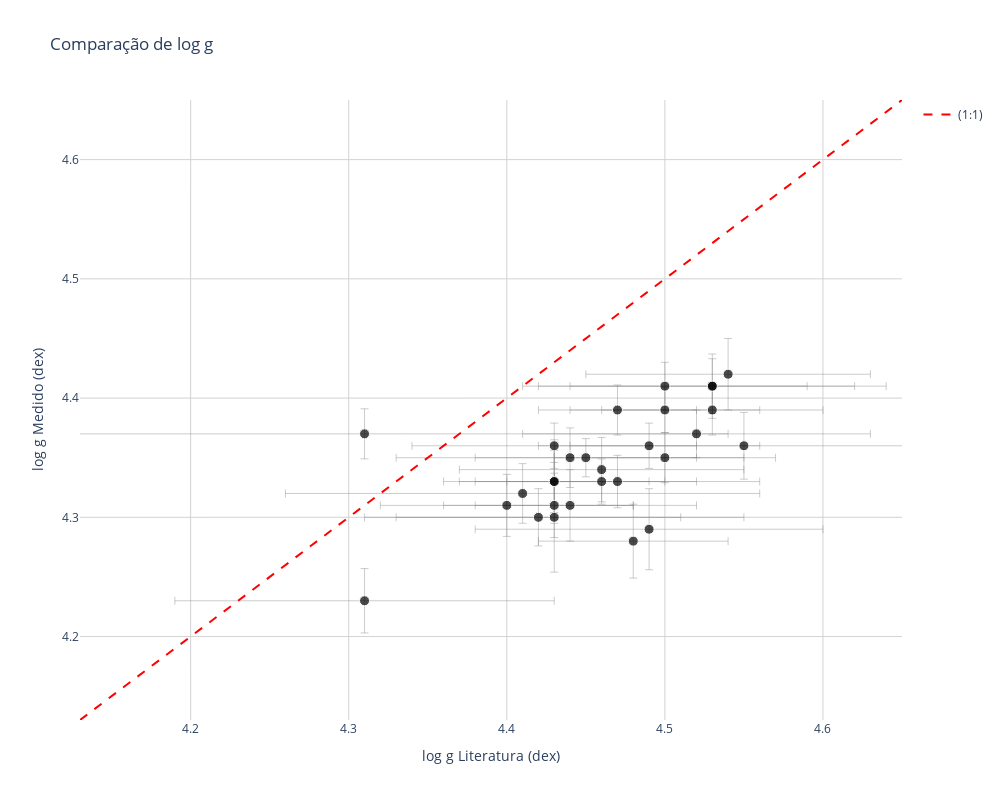

The notebook cell this image was saved under:
### Code cell
lim_min = min(parametros_plot['logg_x'].min(), parametros_plot['logg_y'].min()) - 0.1
lim_max = max(parametros_plot['logg_x'].max(), parametros_plot['logg_y'].max()) + 0.1

# 3. Criar o gráfico com Plotly Express
fig = px.scatter(
    parametros_plot,
    x='logg_x',
    y='logg_y',
    error_x='e_logg',
    error_y='err_logg',
    hover_name='id',
    labels={
        'logg_x': 'log g Literatura (dex)',
        'logg_y': 'log g Medido (dex)'
    },
    title='Comparação de log g',
    template='plotly_white',
    width=1000,   # Largura em pixels
    height=800    # Altura em pixels
)

# 4. Adicionar a Linha de Identidade (1:1)
fig.add_trace(go.Scatter(
    x=[lim_min, lim_max],
    y=[lim_min, lim_max],
    mode='lines',
    name='(1:1)',
    line=dict(color='red', dash='dash'),
    hoverinfo='skip'
))

# 5. Customizar Marcadores e Barras de Erro
fig.update_traces(
    marker=dict(
        size=10, 
        color='black', 
        opacity=0.7, 
        line=dict(width=1, color='white')
    ),
    error_x=dict(color='rgba(128, 128, 128, 0.4)', thickness=1), # Alpha em barras de erro
    error_y=dict(color='rgba(128, 128, 128, 0.4)', thickness=1),
    selector=dict(mode='markers')
)

# 6. Forçar escala quadrada e limites
fig.update_xaxes(range=[lim_min, lim_max], gridcolor='lightgray')
fig.update_yaxes(range=[lim_min, lim_max], gridcolor='lightgray')

# Salvar e exibir
fig.write_html('comparacao_logg_plotly.html')
fig.show()

### Figure 1 — Plotly figure (JSON) as saved in the notebook; plotly's stock layout.template omitted (floating-point values rounded to 4 significant figures)
{"data": [{"error_x": {"array": [0.06, 0.07, 0.09, 0.08, 0.11, 0.12, 0.09, 0.09, 0.12, 0.09, 0.15, 0.07, 0.09, 0.11, 0.06, 0.05, 0.09, 0.11, 0.06, 0.08, 0.09, 0.06, 0.07, 0.11, 0.05, 0.23, 0.07, 0.07, 0.11], "color": "rgba(128, 128, 128, 0.4)", "thickness": 1}, "error_y": {"array": [0.031, 0.021, 0.022, 0.026, 0.034, 0.046, 0.024, 0.019, 0.027, 0.03, 0.025, 0.019, 0.027, 0.02, 0.026, 0.021, 0.02, 0.025, 0.019, 0.03, 0.027, 0.019, 0.035, 0.028, 0.027, 0.021, 0.021, 0.016, 0.023], "color": "rgba(128, 128, 128, 0.4)", "thickness": 1}, "hovertemplate": "<b>%{hovertext}</b><br><br>log g Literatura (dex)=%{x}<br>log g Medido (dex)=%{y}<extra></extra>", "hovertext": ["hd008638", "hd008828", "hd012345", "hd014747", "hd019034", "hd020794", "hd030278", "hd045364", "hd078558", "hd085119", "hd093351", "hd098281", "hd107094", "hd110619", "hd111232", "hd128674", "hd132648", "hd133633", "hd150433", "hd167677", "hd190954", "hd196761", "hd197083", "hd207869", "hd213941", "hd216777", "hd219249", "hd224619", "hd224685"], "legendgroup": "", "marker": {"color": "black", "line": {"color": "white", "width": 1}, "opacity": 0.7, "size": 10, "symbol": "circle"}, "mode": "markers", "name": "", "orientation": "v", "showlegend": false, "type": "scatter", "x": [4.48, 4.5, 4.47, 4.4, 4.49, 4.43, 4.42, 4.43, 4.31, 4.54, 4.41, 4.49, 4.53, 4.52, 4.43, 4.47, 4.5, 4.44, 4.46, 4.44, 4.46, 4.5, 4.43, 4.55, 4.43, 4.31, 4.53, 4.45, 4.53], "xaxis": "x", "y": [4.28, 4.35, 4.33, 4.31, 4.29, 4.3, 4.3, 4.36, 4.23, 4.42, 4.32, 4.36, 4.41, 4.37, 4.33, 4.39, 4.41, 4.35, 4.33, 4.31, 4.34, 4.39, 4.33, 4.36, 4.31, 4.37, 4.39, 4.35, 4.41], "yaxis": "y"}, {"hoverinfo": "skip", "line": {"color": "red", "dash": "dash"}, "mode": "lines", "name": "(1:1)", "type": "scatter", "x": [4.13, 4.65], "y": [4.13, 4.65]}], "layout": {"height": 800, "legend": {"tracegroupgap": 0}, "title": {"text": "Comparação de log g"}, "width": 1000, "xaxis": {"anchor": "y", "domain": [0, 1], "gridcolor": "lightgray", "range": [4.13, 4.65], "title": {"text": "log g Literatura (dex)"}}, "yaxis": {"anchor": "x", "domain": [0, 1], "gridcolor": "lightgray", "range": [4.13, 4.65], "title": {"text": "log g Medido (dex)"}}}}
